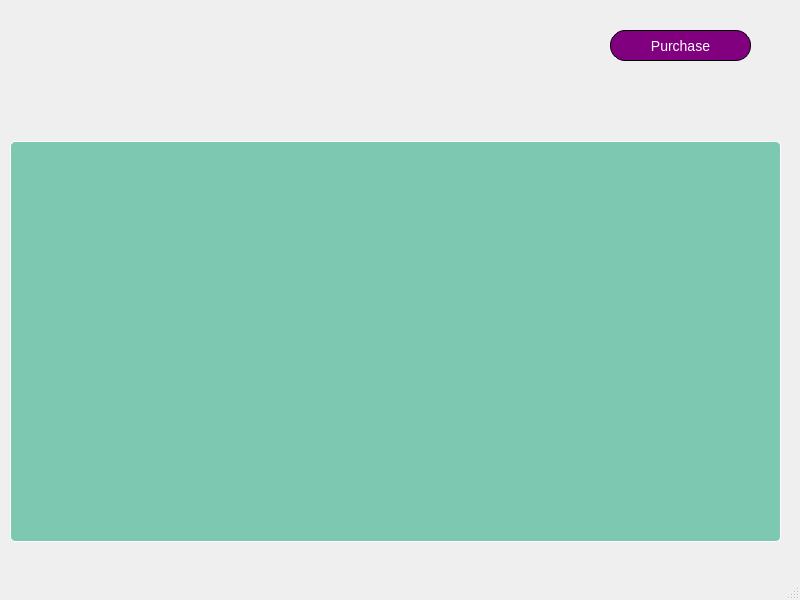
<?xml version="1.0" encoding="UTF-8"?>
<ui version="4.0">
 <class>FoodPurchase</class>
 <widget class="QMainWindow" name="FoodPurchase">
  <property name="geometry">
   <rect>
    <x>0</x>
    <y>0</y>
    <width>800</width>
    <height>600</height>
   </rect>
  </property>
  <property name="windowTitle">
   <string>MainWindow</string>
  </property>
  <widget class="QWidget" name="centralwidget">
   <widget class="QTableWidget" name="tableWidget">
    <property name="geometry">
     <rect>
      <x>0</x>
      <y>131</y>
      <width>791</width>
      <height>421</height>
     </rect>
    </property>
    <property name="styleSheet">
     <string notr="true">QTableView{
background-color: #7cc8b1;
text-align: center;
color: white;
font-size: 10px;
border: 1px solid white;
border-radius: 5px;
margin: 10px;
padding: 10px;
}</string>
    </property>
   </widget>
   <widget class="QPushButton" name="pushButton_2">
    <property name="geometry">
     <rect>
      <x>610</x>
      <y>30</y>
      <width>141</width>
      <height>31</height>
     </rect>
    </property>
    <property name="font">
     <font>
      <family>Arial</family>
      <pointsize>-1</pointsize>
     </font>
    </property>
    <property name="cursor">
     <cursorShape>PointingHandCursor</cursorShape>
    </property>
    <property name="styleSheet">
     <string notr="true">QPushButton{
text-align: center;
color: white;
font-size: 14px;
background-color: purple;
border: 1px solid black;
border-radius: 15px;
}</string>
    </property>
    <property name="text">
     <string>Purchase</string>
    </property>
   </widget>
  </widget>
  <widget class="QMenuBar" name="menubar">
   <property name="geometry">
    <rect>
     <x>0</x>
     <y>0</y>
     <width>800</width>
     <height>22</height>
    </rect>
   </property>
  </widget>
  <widget class="QStatusBar" name="statusbar"/>
 </widget>
 <resources/>
 <connections/>
</ui>
